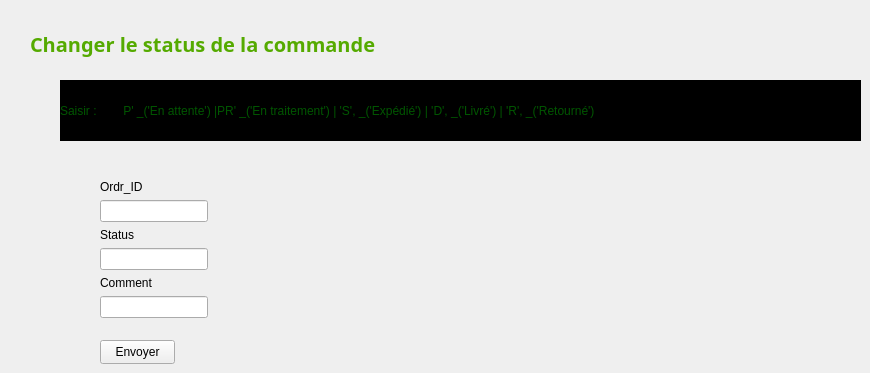
       <widget class="QWidget" name="update_order_page">
        <widget class="QLabel" name="titre_label">
         <property name="geometry">
          <rect>
           <x>30</x>
           <y>10</y>
           <width>411</width>
           <height>67</height>
          </rect>
         </property>
         <property name="font">
          <font>
           <family>Malgun Gothic</family>
           <pointsize>15</pointsize>
           <italic>false</italic>
           <bold>true</bold>
           <underline>false</underline>
           <kerning>true</kerning>
          </font>
         </property>
         <property name="styleSheet">
          <string notr="true">color: rgb(85, 170, 0);</string>
         </property>
         <property name="text">
          <string>Changer le status de la commande</string>
         </property>
        </widget>
        <widget class="QLabel" name="label_11">
         <property name="geometry">
          <rect>
           <x>60</x>
           <y>80</y>
           <width>801</width>
           <height>61</height>
          </rect>
         </property>
         <property name="styleSheet">
          <string notr="true">color: rgb(0, 85, 0);
font: 700 11pt &quot;Segoe UI&quot;;
background-color: rgb(0, 0, 0);</string>
         </property>
         <property name="text">
          <string>Saisir :        P' _('En attente') |PR' _('En traitement') | 'S', _('Expédié') | 'D', _('Livré') | 'R', _('Retourné')</string>
         </property>
        </widget>
        <widget class="QPushButton" name="envoyer_btn">
         <property name="geometry">
          <rect>
           <x>100</x>
           <y>340</y>
           <width>75</width>
           <height>24</height>
          </rect>
         </property>
         <property name="text">
          <string>Envoyer</string>
         </property>
        </widget>
        <widget class="QWidget" name="layoutWidget">
         <property name="geometry">
          <rect>
           <x>100</x>
           <y>180</y>
           <width>140</width>
           <height>161</height>
          </rect>
         </property>
         <layout class="QFormLayout" name="formLayout_2">
          <item row="1" column="0">
           <widget class="QLineEdit" name="nr_order_lineEdit"/>
          </item>
          <item row="4" column="0">
           <widget class="QLineEdit" name="status_lineEdit"/>
          </item>
          <item row="2" column="0">
           <widget class="QLabel" name="status_label">
            <property name="text">
             <string>Status</string>
            </property>
           </widget>
          </item>
          <item row="0" column="0">
           <widget class="QLabel" name="order_id_label">
            <property name="text">
             <string>Ordr_ID</string>
            </property>
           </widget>
          </item>
          <item row="6" column="0">
           <widget class="QLineEdit" name="comment_lineEdit"/>
          </item>
          <item row="5" column="0">
           <widget class="QLabel" name="comment_label">
            <property name="text">
             <string>Comment</string>
            </property>
           </widget>
          </item>
         </layout>
        </widget>
        <zorder>envoyer_btn</zorder>
        <zorder>titre_label</zorder>
        <zorder>layoutWidget</zorder>
        <zorder>label_11</zorder>
       </widget>
